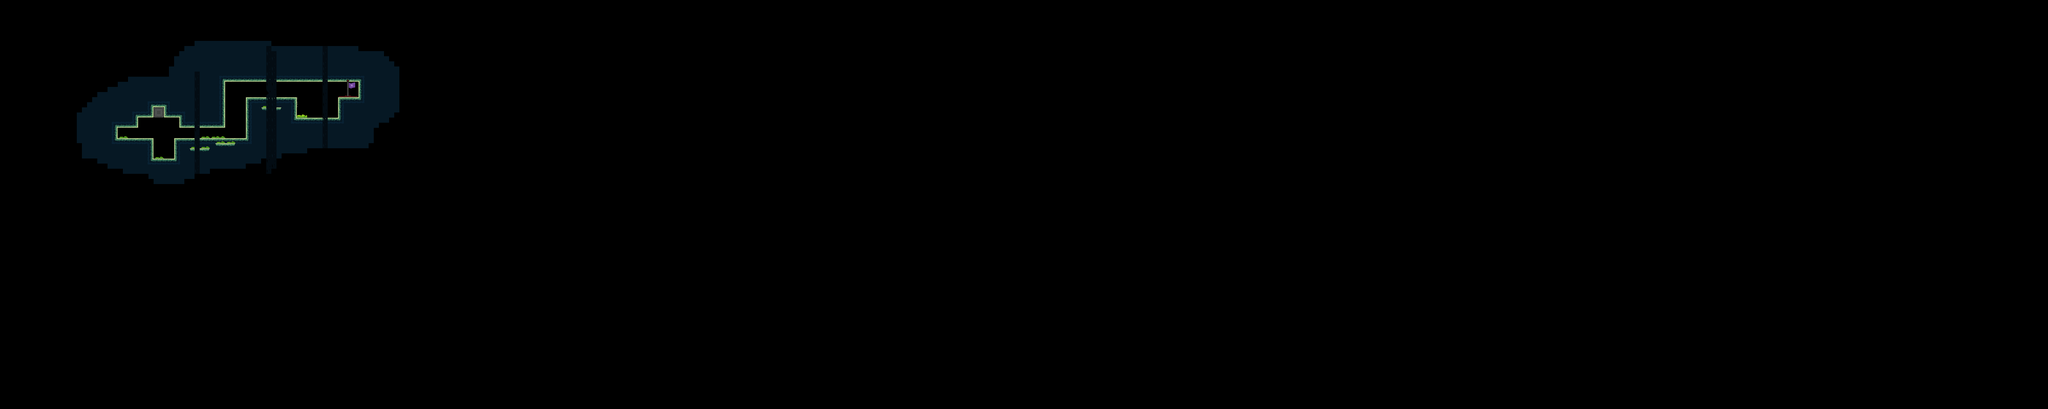

Rendered tile map (Tiled .tmx) drawn with the repository's tilesets; below, a short description and the map source with its tile grids summarised:
An orthogonal 400x80 tile map with 16x16 px tiles, 3 tile layers (Decoraciones, Capa de patrones 1, LavaSheet), 16 tilesets and 56 objects.

<map version="1.4" tiledversion="1.4.3" orientation="orthogonal" renderorder="right-down" width="400" height="80" tilewidth="16" tileheight="16" infinite="0" nextlayerid="57" nextobjectid="453">
 <tileset firstgid="1" name="PisoGreenOficial" tilewidth="16" tileheight="16" tilecount="144" columns="4">
  <image source="PisoGreen/PisoGreenOficial.png" width="64" height="576" />
 </tileset>
 <tileset firstgid="145" name="Decoraciones" tilewidth="16" tileheight="16" tilecount="320" columns="8">
  <image source="two/Decoraciones.png" width="128" height="640" />
  <tile id="66">
   <animation>
    <frame tileid="66" duration="150" />
    <frame tileid="68" duration="150" />
    <frame tileid="80" duration="150" />
    <frame tileid="82" duration="150" />
    <frame tileid="84" duration="150" />
   </animation>
  </tile>
  <tile id="67">
   <animation>
    <frame tileid="67" duration="150" />
    <frame tileid="69" duration="150" />
    <frame tileid="81" duration="150" />
    <frame tileid="83" duration="150" />
    <frame tileid="85" duration="150" />
   </animation>
  </tile>
  <tile id="74">
   <animation>
    <frame tileid="74" duration="150" />
    <frame tileid="76" duration="150" />
    <frame tileid="88" duration="150" />
    <frame tileid="90" duration="150" />
    <frame tileid="92" duration="150" />
   </animation>
  </tile>
  <tile id="75">
   <animation>
    <frame tileid="75" duration="150" />
    <frame tileid="77" duration="150" />
    <frame tileid="89" duration="150" />
    <frame tileid="91" duration="150" />
    <frame tileid="93" duration="150" />
   </animation>
  </tile>
 </tileset>
 <tileset firstgid="465" name="LavaSheet" tilewidth="8" tileheight="16" tilecount="32" columns="4">
  <image source="LavaSheet.png" width="32" height="128" />
  <tile id="0">
   <animation>
    <frame tileid="0" duration="50" />
    <frame tileid="1" duration="50" />
    <frame tileid="2" duration="50" />
    <frame tileid="3" duration="50" />
    <frame tileid="4" duration="50" />
    <frame tileid="5" duration="50" />
    <frame tileid="6" duration="50" />
    <frame tileid="7" duration="50" />
    <frame tileid="8" duration="50" />
    <frame tileid="9" duration="50" />
    <frame tileid="10" duration="50" />
    <frame tileid="11" duration="50" />
    <frame tileid="12" duration="50" />
    <frame tileid="13" duration="50" />
    <frame tileid="14" duration="50" />
    <frame tileid="15" duration="50" />
   </animation>
  </tile>
  <tile id="16">
   <animation>
    <frame tileid="16" duration="100" />
    <frame tileid="17" duration="100" />
    <frame tileid="18" duration="100" />
    <frame tileid="19" duration="100" />
    <frame tileid="20" duration="100" />
    <frame tileid="21" duration="100" />
    <frame tileid="22" duration="100" />
    <frame tileid="23" duration="100" />
    <frame tileid="24" duration="100" />
    <frame tileid="25" duration="100" />
    <frame tileid="26" duration="100" />
    <frame tileid="27" duration="100" />
    <frame tileid="28" duration="100" />
    <frame tileid="29" duration="100" />
    <frame tileid="30" duration="100" />
    <frame tileid="31" duration="100" />
   </animation>
  </tile>
 </tileset>
 <tileset firstgid="497" name="cuboP" tilewidth="16" tileheight="32" tilecount="1" columns="1">
  <image source="cuboP.png" width="16" height="32" />
 </tileset>
 <tileset firstgid="498" name="Bloque1" tilewidth="16" tileheight="16" tilecount="1" columns="1">
  <image source="Bloque1.png" width="16" height="16" />
 </tileset>
 <tileset firstgid="499" name="Bloques" tilewidth="16" tileheight="16" tilecount="10" columns="10">
  <image source="Bloques.png" width="160" height="16" />
 </tileset>
 <tileset firstgid="509" name="Cascada" tilewidth="96" tileheight="96" tilecount="4" columns="1">
  <image source="Cascada.png" width="96" height="384" />
  <tile id="0">
   <animation>
    <frame tileid="0" duration="150" />
    <frame tileid="1" duration="150" />
    <frame tileid="2" duration="150" />
    <frame tileid="3" duration="150" />
   </animation>
  </tile>
 </tileset>
 <tileset firstgid="513" name="cuboS" tilewidth="16" tileheight="16" tilecount="2" columns="1">
  <image source="cuboS.png" width="16" height="32" />
 </tileset>
 <tileset firstgid="515" name="CuboS(1)" tilewidth="16" tileheight="16" tilecount="2" columns="1">
  <image source="CuboS(1).png" width="16" height="32" />
 </tileset>
 <tileset firstgid="517" name="bird3" tilewidth="8" tileheight="8" tilecount="6" columns="1">
  <image source="bird3.png" width="8" height="48" />
  <tile id="0">
   <animation>
    <frame tileid="0" duration="150" />
    <frame tileid="1" duration="150" />
    <frame tileid="2" duration="150" />
    <frame tileid="3" duration="1000" />
    <frame tileid="4" duration="2000" />
    <frame tileid="5" duration="150" />
    <frame tileid="3" duration="150" />
    <frame tileid="2" duration="150" />
    <frame tileid="1" duration="150" />
   </animation>
  </tile>
 </tileset>
 <tileset firstgid="523" name="BloquesGreen" tilewidth="16" tileheight="16" tilecount="24" columns="12">
  <image source="PisoGreen/BloquesGreen.png" width="192" height="32" />
 </tileset>
 <tileset firstgid="547" name="cesped" tilewidth="16" tileheight="16" tilecount="16" columns="8">
  <image source="PisoGreen/cesped.png" width="128" height="32" />
 </tileset>
 <tileset firstgid="563" name="End" tilewidth="64" tileheight="64" tilecount="6" columns="1">
  <image source="End.png" trans="ffffff" width="64" height="384" />
  <tile id="0">
   <animation>
    <frame tileid="0" duration="200" />
    <frame tileid="1" duration="200" />
    <frame tileid="2" duration="200" />
    <frame tileid="3" duration="200" />
    <frame tileid="4" duration="200" />
    <frame tileid="5" duration="200" />
   </animation>
  </tile>
 </tileset>
 <tileset firstgid="569" name="PisoGreenFondo" tilewidth="16" tileheight="16" tilecount="4" columns="2">
  <image source="PisoGreen/PisoGreenFondo.png" trans="ffffff" width="32" height="32" />
 </tileset>
 <tileset firstgid="573" name="decofondo" tilewidth="16" tileheight="16" tilecount="12" columns="6">
  <image source="gale/decofondo.png" trans="ffffff" width="96" height="32" />
 </tileset>
 <tileset firstgid="585" name="DecoracionGreen(1)" tilewidth="16" tileheight="16" tilecount="4" columns="2">
  <image source="PisoGreen/DecoracionGreen(1).png" trans="ffffff" width="32" height="32" />
 </tileset>
 <layer id="26" name="Decoraciones" width="400" height="80" tintcolor="#ffffff">
  <data>[32000 cells, 0 non-empty, 0 distinct tile ids]</data>
 </layer>
 <objectgroup color="#555500" id="2" name="paredes">
  <object id="345" x="364" y="394" width="2.66667" height="41" />
  <object id="346" x="427.667" y="364" width="4" height="33.3334" />
  <object id="347" x="560.667" y="365" width="3.66667" height="32.6667" />
  <object id="348" x="544.667" y="433.667" width="8.66667" height="64.3333" />
  <object id="349" x="473" y="433.667" width="5.66667" height="69" />
  <object id="350" x="769" y="306.667" width="7.33333" height="130.333" />
  <object id="351" x="696.333" y="249.333" width="6.33333" height="148.333" />
  <object id="352" x="561" y="364.667" width="8" height="32.6667" />
  <object id="353" x="922.667" y="306.667" width="3.66667" height="61.6667" />
  <object id="354" x="1057" y="306" width="7.66667" height="66.6667" />
 </objectgroup>
 <objectgroup color="#ff55ff" id="3" name="piso">
  <object id="339" x="921.333" y="369" width="143.667" height="7.66667" />
  <object id="340" x="1058" y="305.333" width="68" height="7" />
  <object id="341" x="769.667" y="305.333" width="156.333" height="5" />
  <object id="342" x="545.333" y="432.667" width="228.333" height="5" />
  <object id="343" x="471.667" y="496.333" width="72" height="3.66667" />
  <object id="344" x="355.333" y="431.667" width="121" height="8" />
 </objectgroup>
 <objectgroup color="#55aa00" id="4" name="techo">
  <object id="355" x="714.667" y="239.333" width="412.333" height="16" />
  <object id="356" x="562.667" y="393.667" width="139.333" height="5.33333" />
  <object id="357" x="431.334" y="360" width="138" height="7.66667" />
  <object id="358" x="358.667" y="391.333" width="72" height="7.33333" />
 </objectgroup>
 <objectgroup color="#005500" id="5" name="PersonajeCoo">
  <object id="379" x="379.333" y="423.333">
   <point />
  </object>
 </objectgroup>
 <objectgroup color="#ffff00" id="6" name="pinchos">
  <object id="359" x="470" y="427.667">
   <point />
  </object>
 </objectgroup>
 <objectgroup id="7" name="cajas">
  <object id="360" x="503.333" y="472.667">
   <point />
  </object>
  <object id="361" x="586" y="411.667">
   <point />
  </object>
 </objectgroup>
 <objectgroup id="8" name="agarraderaDere">
  <object id="362" x="531.333" y="431.333">
   <point />
  </object>
  <object id="364" x="757.667" y="337">
   <point />
  </object>
  <object id="380" x="1043.33" y="335.667">
   <point />
  </object>
 </objectgroup>
 <objectgroup id="9" name="agarraderaIzq">
  <object id="371" x="937.667" y="335.667">
   <point />
  </object>
 </objectgroup>
 <objectgroup id="10" name="pisoTime" visible="0" />
 <objectgroup color="#aa0000" id="11" name="particulas" />
 <objectgroup id="12" name="espacio" visible="0" />
 <objectgroup id="13" name="sierra" visible="0" />
 <objectgroup id="14" name="sierraRD">
  <object id="381" x="1048" y="352.667" width="6" height="15.3333" />
 </objectgroup>
 <objectgroup id="15" name="sierraRu" visible="0" locked="1" />
 <objectgroup id="16" name="sierraLu" visible="0" />
 <objectgroup id="17" name="sierraLD">
  <object id="382" x="928.333" y="352.333" width="5.66667" height="16" />
 </objectgroup>
 <objectgroup id="18" name="plataformaMov" visible="0" />
 <objectgroup id="19" name="Fuego">
  <object id="398" x="654" y="415">
   <point />
  </object>
 </objectgroup>
 <objectgroup id="20" name="paredED" />
 <objectgroup id="21" name="paredEL" />
 <objectgroup color="#aa0000" id="22" name="pisoMuerte" />
 <objectgroup color="#ffaaff" id="23" name="EnemigoWalk">
  <object id="383" x="1007.67" y="352" width="15.6667" height="15.6667" />
 </objectgroup>
 <objectgroup id="24" name="ButtonObject1" />
 <objectgroup id="25" name="Button1" />
 <objectgroup id="27" name="Aplastador" visible="0" locked="1">
  <object id="62" x="831.667" y="706.333" width="47.6667" height="77.3333" />
  <object id="65" x="884.5" y="706.33" width="47.6667" height="77.3333" />
  <object id="66" x="935.833" y="706.33" width="47.6667" height="77.3333" />
 </objectgroup>
 <objectgroup id="28" name="PinchosGravity">
  <object id="372" x="807" y="256.333">
   <point />
  </object>
  <object id="373" x="824" y="255.667">
   <point />
  </object>
  <object id="374" x="840.333" y="256">
   <point />
  </object>
  <object id="375" x="856" y="256.333">
   <point />
  </object>
  <object id="376" x="871.333" y="255.333">
   <point />
  </object>
  <object id="377" x="887.333" y="256.333">
   <point />
  </object>
  <object id="378" x="904" y="256">
   <point />
  </object>
 </objectgroup>
 <objectgroup id="31" name="AgarraderaCircular" />
 <objectgroup id="32" name="EnemigoJump" />
 <objectgroup id="33" name="RayoFuego" />
 <objectgroup id="36" name="In" />
 <objectgroup id="37" name="Out" />
 <objectgroup id="38" name="Coins" />
 <objectgroup id="39" name="Button2" />
 <objectgroup id="40" name="Button2Objects" />
 <objectgroup id="41" name="setScreen">
  <object id="338" x="1088" y="255.667" width="31.3333" height="48" />
 </objectgroup>
 <objectgroup id="43" name="AgarraderaNeutral" />
 <objectgroup id="44" name="PisoAgarradera" />
 <objectgroup id="45" name="Parajo" />
 <objectgroup id="46" name="Ld2" />
 <objectgroup id="47" name="lu2" />
 <objectgroup id="48" name="rd2" />
 <objectgroup id="49" name="ru2" />
 <objectgroup id="51" name="piso" />
 <objectgroup id="52" name="pared" />
 <objectgroup id="53" name="EnemigoVolador" />
 <objectgroup id="54" name="CamaraY">
  <object id="410" x="480" y="366" width="63" height="128" />
  <object id="411" x="702.333" y="249" width="66.6667" height="185" />
  <object id="412" x="927" y="257.667" width="128.667" height="111" />
 </objectgroup>
 <objectgroup id="55" name="CamaraNoY">
  <object id="413" x="769.333" y="255.333" width="157.333" height="49" />
  <object id="414" x="544.667" y="400.333" width="158" height="31.3333" />
  <object id="415" x="367.333" y="398.333" width="111.333" height="33.6667" />
 </objectgroup>
 <objectgroup id="56" name="BloquesRompibles">
  <object id="416" x="786.666" y="302">
   <point />
  </object>
  <object id="417" x="423" y="414">
   <point />
  </object>
  <object id="430" x="786.67" y="286">
   <point />
  </object>
  <object id="431" x="786.67" y="269.333">
   <point />
  </object>
  <object id="450" x="423" y="429.67">
   <point />
  </object>
  <object id="451" x="965" y="316.667">
   <point />
  </object>
  <object id="452" x="1004.67" y="316.667">
   <point />
  </object>
 </objectgroup>
 <layer id="1" name="Capa de patrones 1" width="400" height="80">
  <data>[32000 cells, 1058 non-empty, 98 distinct tile ids]</data>
 </layer>
 <layer id="30" name="LavaSheet" width="400" height="80">
  <data>[32000 cells, 134 non-empty, 25 distinct tile ids]</data>
 </layer>
</map>
